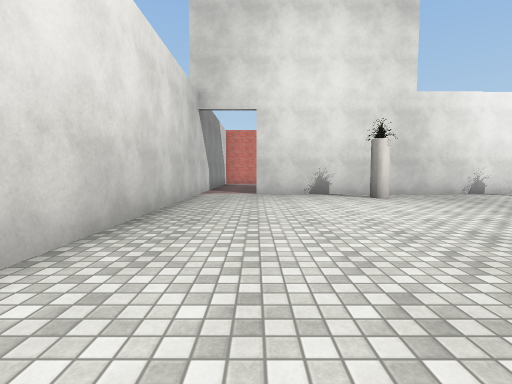
[1] (above)

17 first-person views from a walk through a Unity game level. The camera is 1.3 m above the floor, tilts 4° down and sees 85° across. The floor is counted in squares, 2 m on a side. Each view is taken from the middle of a square. On the plan, view 1 faces up. The plan holds only what a view shows up to about 9 squares ahead; the rest is blank. The place goes on beyond the plan. Some animated figures are not drawn. Some surface patterns are stand-ins.

[2]
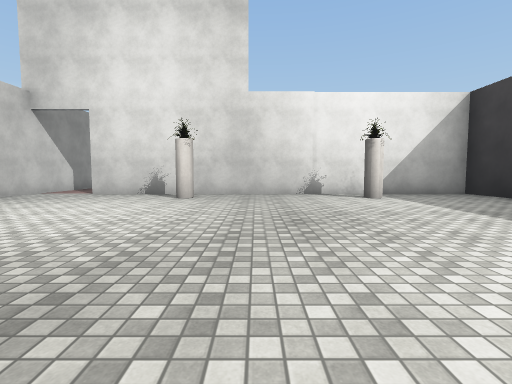

[3]
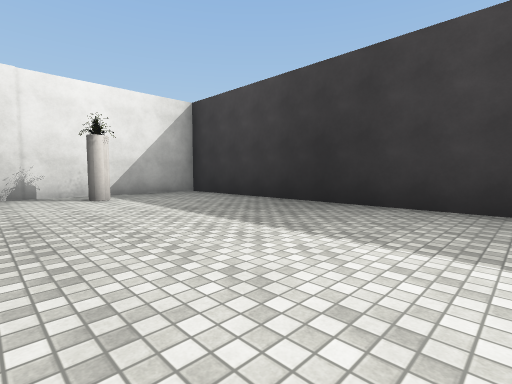

[4]
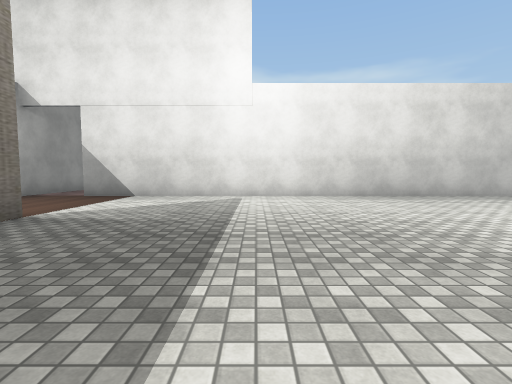

[5]
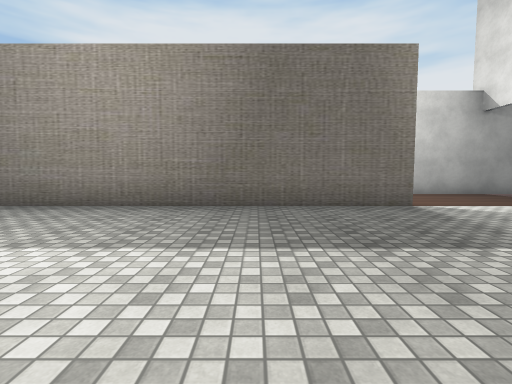

[6]
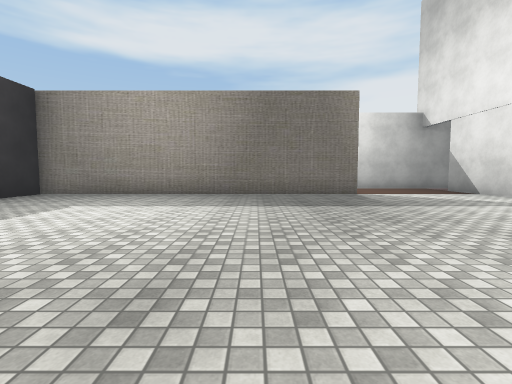

[7]
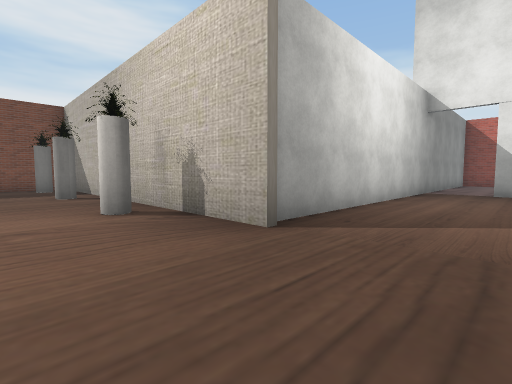

[8]
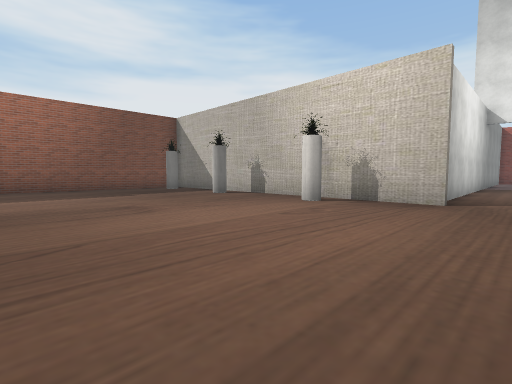

[9]
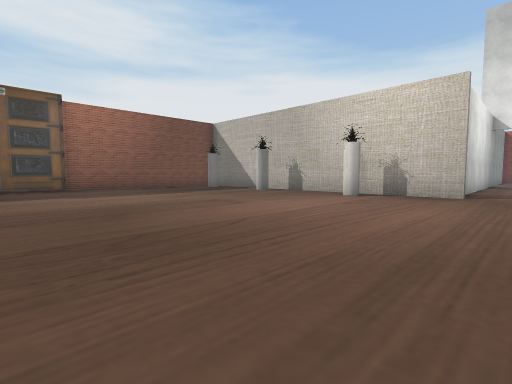

[10]
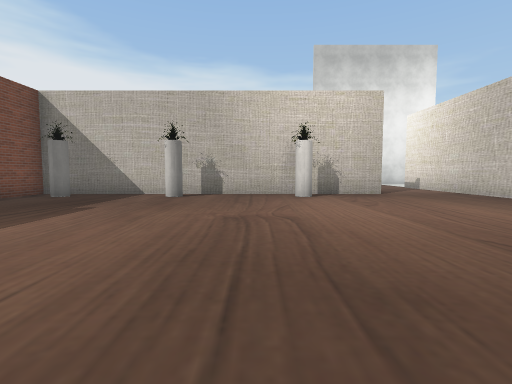

[11]
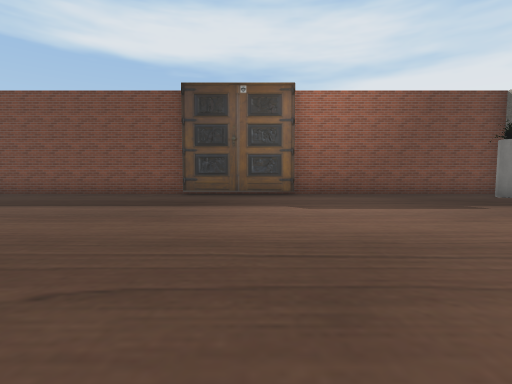

[12]
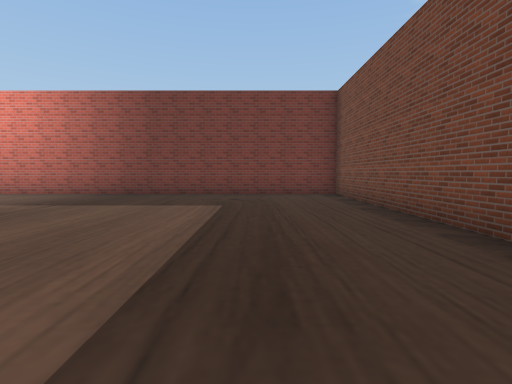

[13]
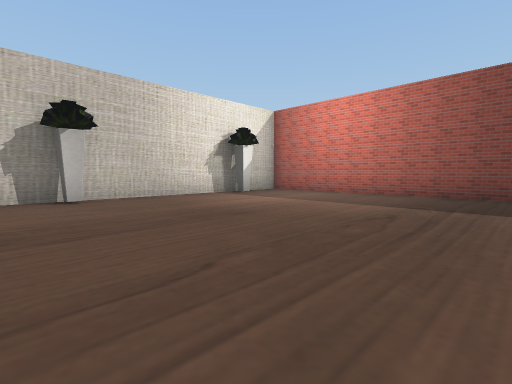

[14]
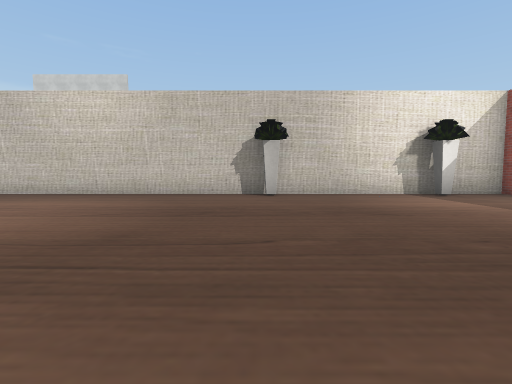

[15]
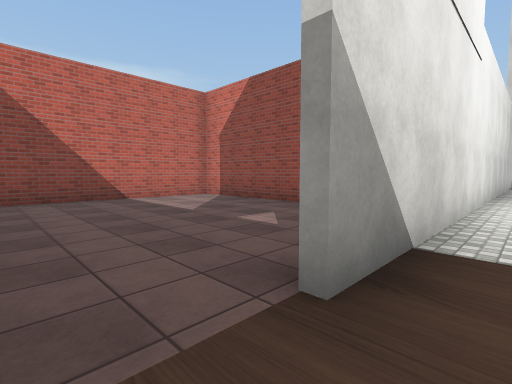

[16]
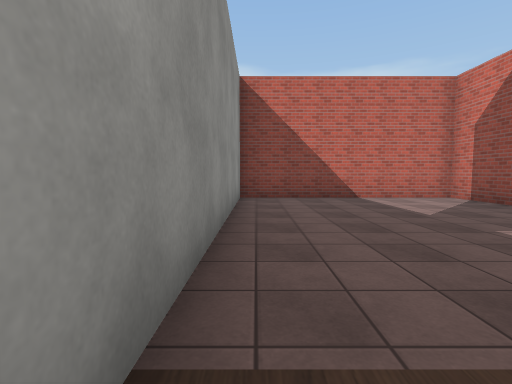

[17]
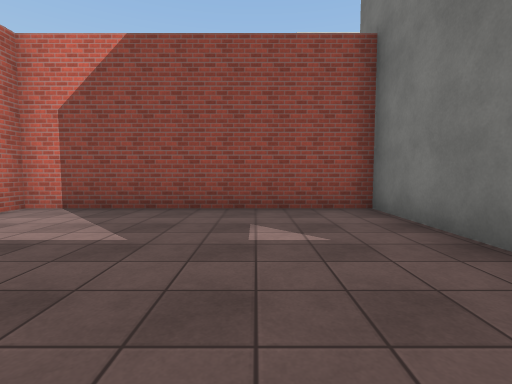

### Floor plan
Points are (right, up) in squares from view 1. A wall is a line through its corners. A room is listed if a view was taken in it or the views show most of it. See-through windows are left out.
Room 1 (views 1, 2, 3, 4, 5, 6, 15, 16)
walls: (1.9, -3.4) (11.4, -3.4) (11.4, -1.9); (6.4, -3.6) (4.9, -3.6); (11.4, 0.1) (11.4, 8.5) (0, 8.5); (-1.7, 9.1) (-1.7, -4.9); (-2.5, -6.4) (5.2, -6.4)
ways out: opening at (5.7, -5) to room 2; opening at (-2, -5.5) to room 3; opening at (-0.5, 9)
objects: other object (3, 7)
Room 2 (views 7, 8, 9, 10, 11, 12, 13, 14)
walls: (15.1, -16.4) (21.4, -16.4) (21.4, -6.2); (11.8, -16.2) (15.1, -16.2); (5.6, -6.1) (5.6, -16.4) (11.9, -16.4); (21.4, -4) (21.4, -3.6) (6.4, -3.6)
ways out: opening at (5.7, -5) to room 1
objects: other object (6, -15); other object (6, -12); other object (6, -9); other object (14, -4); other object (19, -4)
Room 3 (view 17)
walls: (-1.9, -3.8) (-1.9, -1) (-8.2, -1) (-8.2, -6.5); (-7.9, -6.4) (-2.5, -6.4)
ways out: opening at (-2, -5.5) to room 1

Positions as (right, up) in squares from view 1, and headings:
1: (0, 0), facing up
2: (5, 0), facing up
3: (6, 0), facing up-right
4: (6, 0), facing left
5: (5, 2), facing down
6: (5, 5), facing down
7: (8, -4), facing down-left
8: (12, -5), facing down-left
9: (14, -5), facing down-left
10: (14, -10), facing left
11: (13, -8), facing down
12: (13, -14), facing right
13: (13, -11), facing up-right
14: (14, -12), facing up
15: (-1, -6), facing up-left
16: (-1, -6), facing left
17: (-4, -6), facing up
